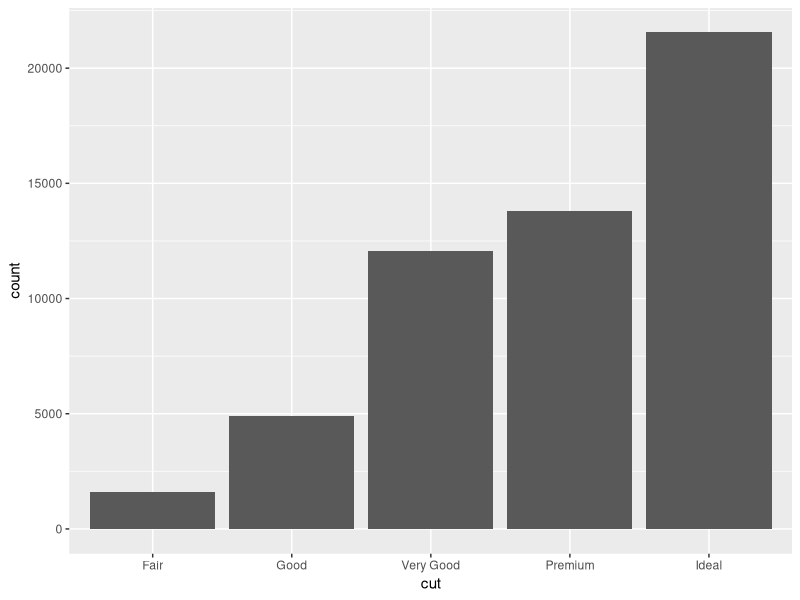
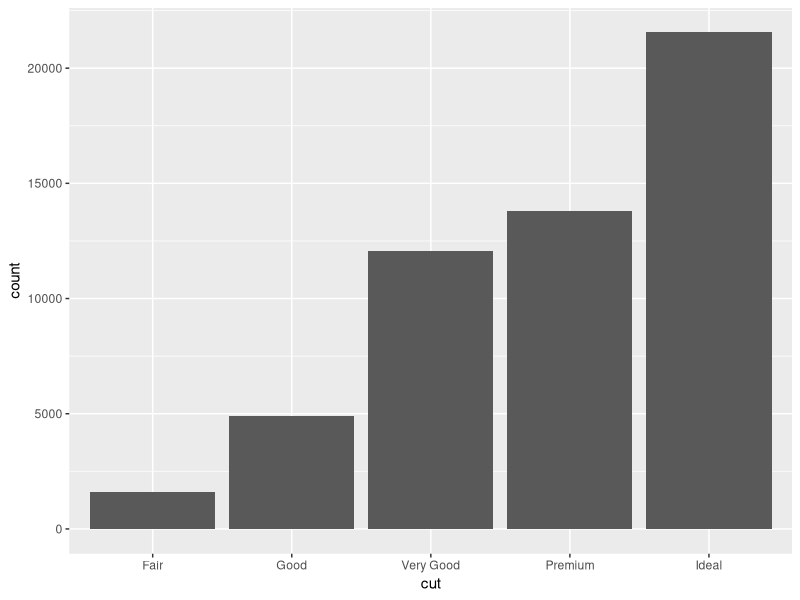
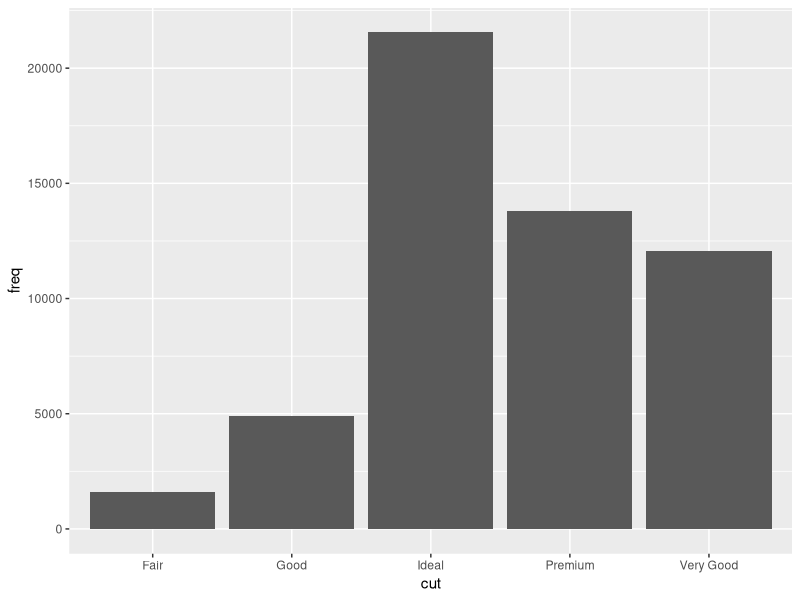
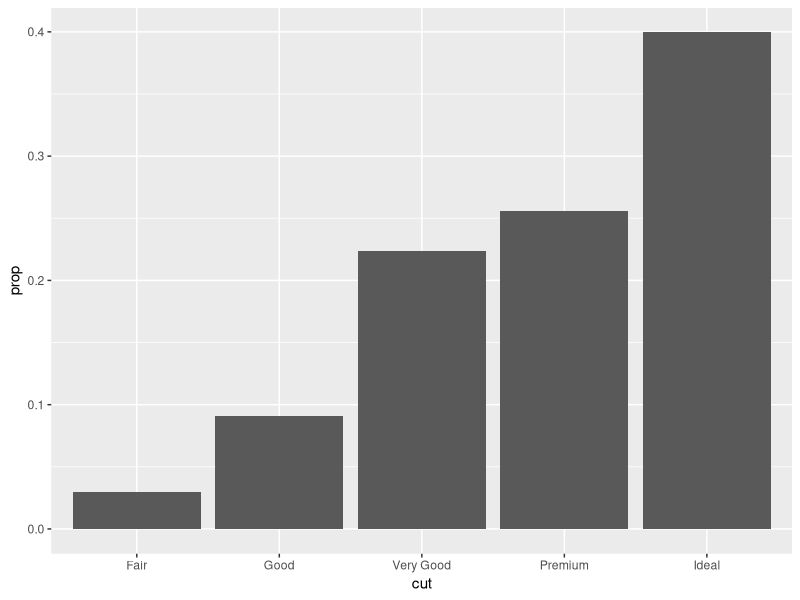
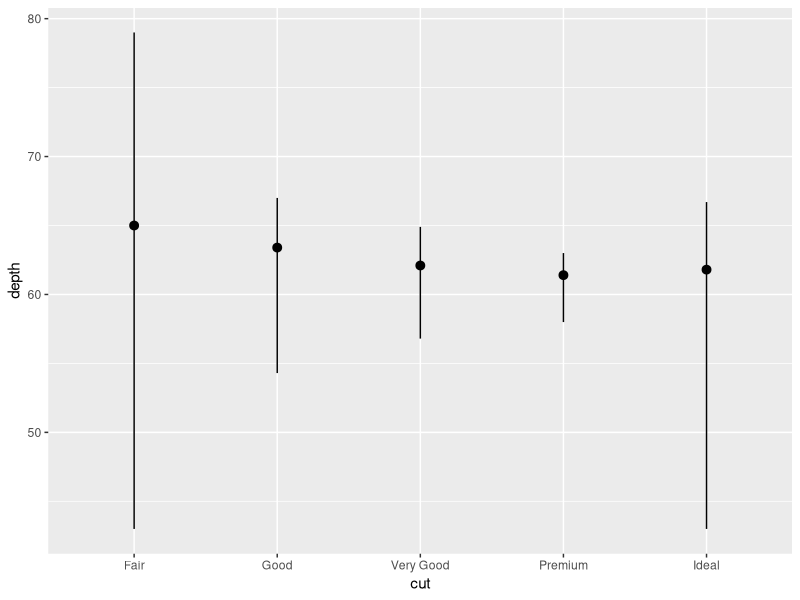
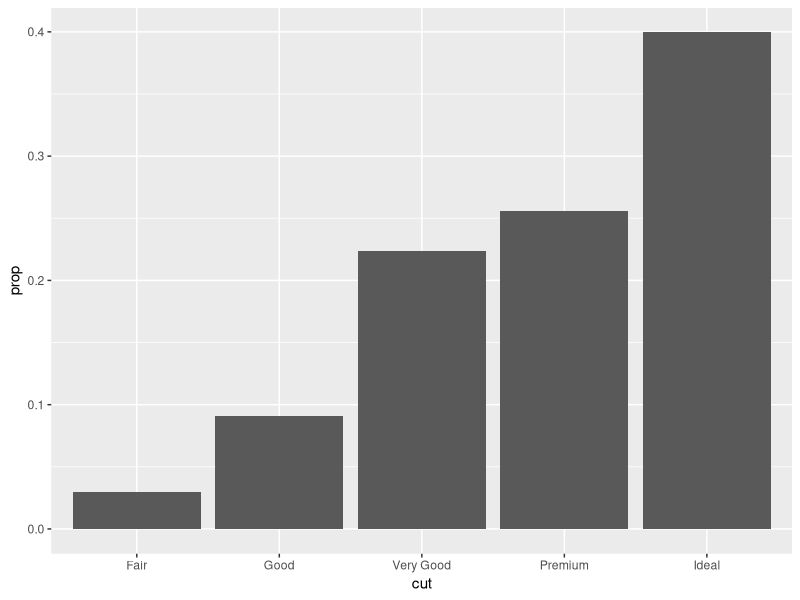
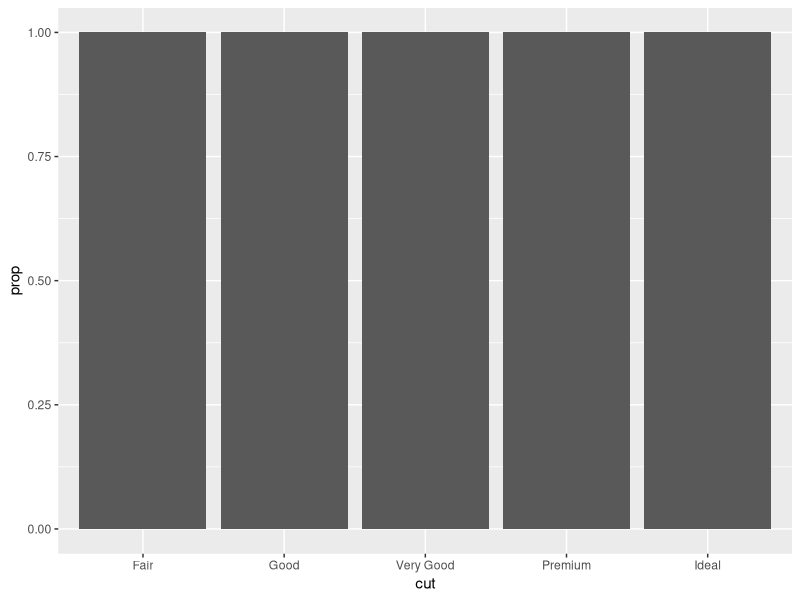
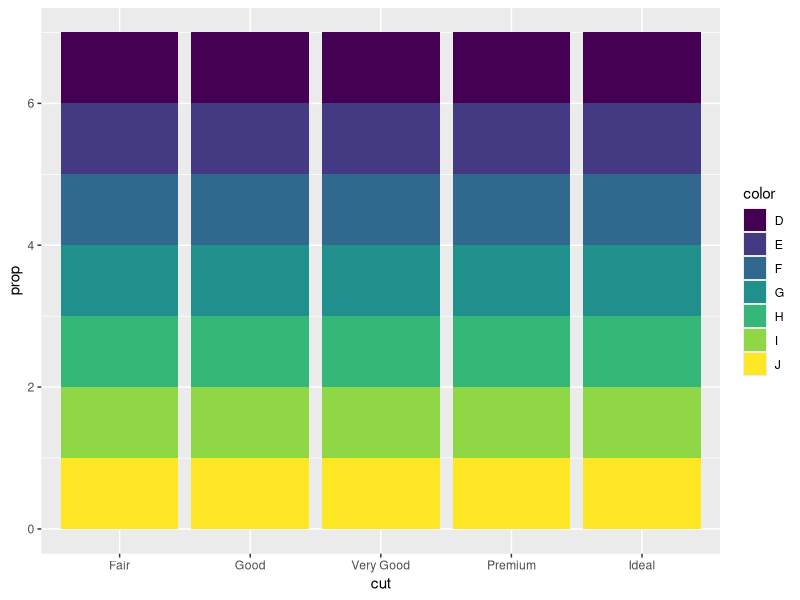

The R script that drew these images, in order:
###### Fedezzunk fel adatokat vizualisan a ggplot2-vel! (folytatas)

require(tidyverse)



# Ismétlés ----------------------------------------------------------------



#### 6. Statisztikai transzformaciok --------------------------------

# A ggplot2 tartalmaz gyémántokról szóló beépített adatokat
?diamonds

# Oszlopdiagram
ggplot(data = diamonds) + 
    geom_bar(mapping = aes(x = cut))

# Mi van az x tengelyen? Es mi van az y tengelyen?

# Az y tengelyen a darabszám látszik - ez nincs is benne az adattáblában! 
# Egyes geom-ok uj ertekeket szamitanak az abrazolashoz egy algoritmussal, ezt nevezzük az adott geom stat-jának

# Milyen ertekeket szamol a geom_bar()?


# geom es stat fuggvenyek felcserelhetoek,
# mert minden geom-nak van default stat-ja, es viszont
ggplot(data = diamonds) + 
    stat_count(mapping = aes(x = cut))

## 6.1 Statisztikai transzformaciok explicit meghatarozasa ----------------

# A geom_bar() stat argumentumanak felulirasa: 


# a, mutassa a valtozok nyers erteket 

# Meghatározunk egy adattáblát, amiben már benne vagyok a csiszolások darabszámai
# (ennek a szintaxisát majd később megnézzük részletesen!)
demo <- tribble(
  ~cut,         ~freq,
  "Fair",       1610,
  "Good",       4906,
  "Very Good",  12082,
  "Premium",    13791,
  "Ideal",      21551
)

ggplot(data = demo) +
  geom_bar(mapping = aes(x = cut, y = freq), stat = "identity")

# b, mutasson egy másik számított értéket 

# Lassuk inkabb az aranyokat a mennyiseg helyett
ggplot(data = diamonds) + 
    geom_bar(mapping = aes(x = cut, y = stat(prop), group = 1))


# c, Ha jobban ki akarjuk fejteni a statisztikai szamitasokat

# stat_summary(): y ertek statisztikai osszefoglalasa x minden egyedi ertekere

ggplot(data = diamonds) + 
    stat_summary(
        mapping = aes(x = cut, y = depth),
        fun.min = min,
        fun.max = max,
        fun = median
    ) 



# ggplot2 20+ stat fuggvenyt tartalmaz!
# Attekintesuk a ggplot2 cheatsheet-en:
# https://github.com/rstudio/cheatsheets/raw/master/data-visualization-2.1.pdf 

## 6.2 Gyakorlas - statisztikai transzformaciok ----------------

# 1) Mi a stat_summary() default geom-ja? 
# Reprodukald a legutobbi abrat egy geom fuggvennyel!

# 2) Mit csinal a geom_col()? Miben kulonbozik a geom_bar()-tol?

# 3) Milyen ertekeket szamol a stat_smooth()? Milyen parameterekkel vezerelheto?

# 4) Az aranyokat mutato oszlopdiagram kodjaban miert van group=1?
# Mi a problema a ket alatta meghatarozott abraval?
ggplot(data = diamonds) +
    geom_bar(mapping = aes(x = cut, y = stat(prop), group = 1))

ggplot(data = diamonds) + 
  geom_bar(mapping = aes(x = cut, y = after_stat(prop)))

ggplot(data = diamonds) + 
  geom_bar(mapping = aes(x = cut, fill = color, y = after_stat(prop)))

#### 7. A pozicio finomhangolasa --------------------------------

# Mi a kulonbseg a fill es a colour argumentumok kozott oszlopdiagramnal?
ggplot(data = diamonds) + 
    geom_bar(mapping = aes(x = cut, colour = cut))

ggplot(data = diamonds) + 
    geom_bar(mapping = aes(x = cut, fill = cut))

# Ha egy masik valtozot rendelunk a fill argumentumhoz
ggplot(data = diamonds) + 
    geom_bar(mapping = aes(x = cut, fill = clarity))

# Automatikusan fel lettek "polcolva" (stacked) az oszlopok
# Minden egyes téglalap a csiszolás (cut) és a tisztaság (clarity) egy-egy kombinációt mutatja

## 7.1 A position argumentum ----------------

# Milyen oszlopdiagramot lehet még készíteni?

# a, "identity" minden objektumot oda rak ahová esik a koordinátarendszeren belül
# atfedes miatt oszlopoknal nem szerencses

# Ez lathato, ha attetszore allitjuk az oszlopokat
ggplot(data = diamonds, mapping = aes(x = cut, fill = clarity)) + 
    geom_bar(alpha = 1/5, position = "identity")

# Vagy kitoltetlenul hagyjuk oket
ggplot(data = diamonds, mapping = aes(x = cut, colour = clarity)) + 
    geom_bar(fill = NA, position = "identity")

# b, position="fill" jo, ha aranyokat akarunk osszehasonlitani
ggplot(data = diamonds) + 
    geom_bar(mapping = aes(x = cut, fill = clarity), position = "fill")

# Vessük össze az ábrát a gyakorisági táblázattal!
table(diamonds$cut, diamonds$clarity)

# c, position = "dodge" egymas melle pakolja az oszlopokat
# Ertekek kozvetlen osszevetesehez nagyon jo


ggplot(data = diamonds) + 
    geom_bar(mapping = aes(x = cut, fill = clarity), position = "dodge")

# d, van még egy opció, ami pontfelhőknél nagyon jó

# Mi lehet a problema egy ilyen pontfelhovel?
ggplot(data = mpg) + 
    geom_point(mapping = aes(x = displ, y = hwy))


# Adjunk egy kis "zajt" az adatokhoz, hogy ne egymason legyen a pontok
ggplot(data = mpg) + 
    geom_point(mapping = aes(x = displ, y = hwy), position = "jitter")

# Ugyanez rovidebben
ggplot(data = mpg) +
    geom_jitter(mapping = aes(x = displ, y = hwy), width = 0.1)

# Nézzük meg, melyik displ+hwy kombinációban van több átfedő adatpont
ggplot(data = mpg) +
  geom_point(mapping = aes(x = displ, y = hwy), alpha = 0.5)



## 7.2 Gyakorlas - pozicio ----------------

# 1. Mi a gond ezzel az abraval? Hogyan lehetne ertelmesebbe tenni?
ggplot(data = mpg, mapping = aes(x = cty, y = hwy)) + 
    geom_point()

# 2. geom_jitter() fuggvenyben hogyan lehet szabalyozni a zaj merteket?

# 3. Mi a kulonbseg a geom_jitter() es a geom_count() kozott?

#### 8. Koordinata-rendszerek  --------------------------------

# Az alapbeállítás a karteziánus koordináta-rendszer
# x és y értéke határozza meg a pontok helyét
# van még néhány további lehetőség is


# a, x es y tengely felcserelese a coord_flip() fuggvennyel

# ha az x tengelyen egymásba nyúlnak az egyes értékek címkéi

ggplot(data = mpg, mapping = aes(x = class, y = hwy)) + 
    geom_boxplot()


ggplot(data = mpg, mapping = aes(x = class, y = hwy)) + 
    geom_boxplot() +
    coord_flip()


# b, "Polaris" koordinatarendszer a coord_polar() fugvennyel

bar <- ggplot(data = diamonds) + 
    geom_bar(
        mapping = aes(x = cut, fill = cut), 
        show.legend = FALSE,
        width = 1
    ) + 
    theme(aspect.ratio = 1) +
    labs(x = NULL, y = NULL)

bar + coord_flip()
bar + coord_polar()

## 8.1 Gyakorlas - koordinata-rendszerek ----------------

# 1) Keszits "polcolt" (stacked) oszlopbol tortat a coord_polar() fuggvennyel!




# 2) Mit árul el ez az ábra a városi és az országúti fogyasztás kapcsolatáról?
# Miért fontos a coord_fixed() használata?
# Mit csinál a geom_abline()?

ggplot(data = mpg, mapping = aes(x = cty, y = hwy)) +
  geom_point() + 
  geom_abline() +
  coord_fixed(xlim = c(5, 45), ylim = c(5, 45))

#### 9. Osszefoglalas: a grafika nyelvtana a ggplot2-ben  -------------------------------- 

# ggplot(data = <DATA>) + 
#     <GEOM_FUNCTION>(
#         mapping = aes(<MAPPINGS>),
#         stat = <STAT>, 
#         position = <POSITION>
#     ) +
#     <COORDINATE_FUNCTION> +
#     <FACET_FUNCTION>

# Meg kell adni: adat <DATA>, kapcsolas <MAPPINGS>, es <GEOM>!
# Tobbire van mukodokepes default, ami felulirhato.


# 10. Egy kis ggplot2 egy másik adattal -----------------------------------


# Most nézzük a swiss beépített adathalmazt!
# Betöltése:
data(swiss)

# 1) Hány sorból és hány oszlopból áll az adattábla? 

# 2) Mit tartalmaznak a táblázat sorai?


# 3) Készíts pontfelhőt, ami bemutatja a kapcsolatot 
# a mezőgazdaságban dolgozó férfiak aránya és az 
# iskolázottsági mutató között!


# 4) Egy másik pontfelhőn szemléltesd a katolikusok aránya
# és a katoni vizsgálaton legjobb értékelést elértek aránya (Examination)
# közötti összefüggést!


# 5) Ábrázold pontfelhőn a mezőgazdaságban dolgozók aránya és a 
# katoni vizsgálaton legjobb értékelést elértek aránya (Examination)
# közötti összefüggést! 
# A megjelenítéshez használj teli négyzeteket, méretüket 
# állítsd 5-ösre! Tetszés szerint állítsd be a körvonal színét, 
# és a négyzetek áttetszőségét!
# Az összefüggést szemléltesd két külön faceten az inkább katolikus, 
# és az inkább protestáns "provinciák" esetében!
# A négyzetek kitöltőszíne tükrözze a katolikusok arányát!
# A négyzetek körvonalát állítsd vastagabbra 
# (a geom_point dokumentációjából kiderül, hogyan)!


# 6) Ábrázold kettő, az eddigi feladatokban nem szereplő, tetszőleges változó kapcsolatát, 
# egy harmadik változón alapuló csoportbontás szerint! 


# További javasolt gyakorlás: data() futtatásával megjelenik az összes beépített adathalmaz. 
# ?<ADATHALMAZ NEVE> futtatásával megnézheted az adatok dokumentációját.
# data(<ADATHALMAZ NEVE>) futtatásával pedig betöltheted az adatokat a workspace-re.
# Az eddig tanultakat felhasználva készíts ábrákat egy választott adathalmazról!